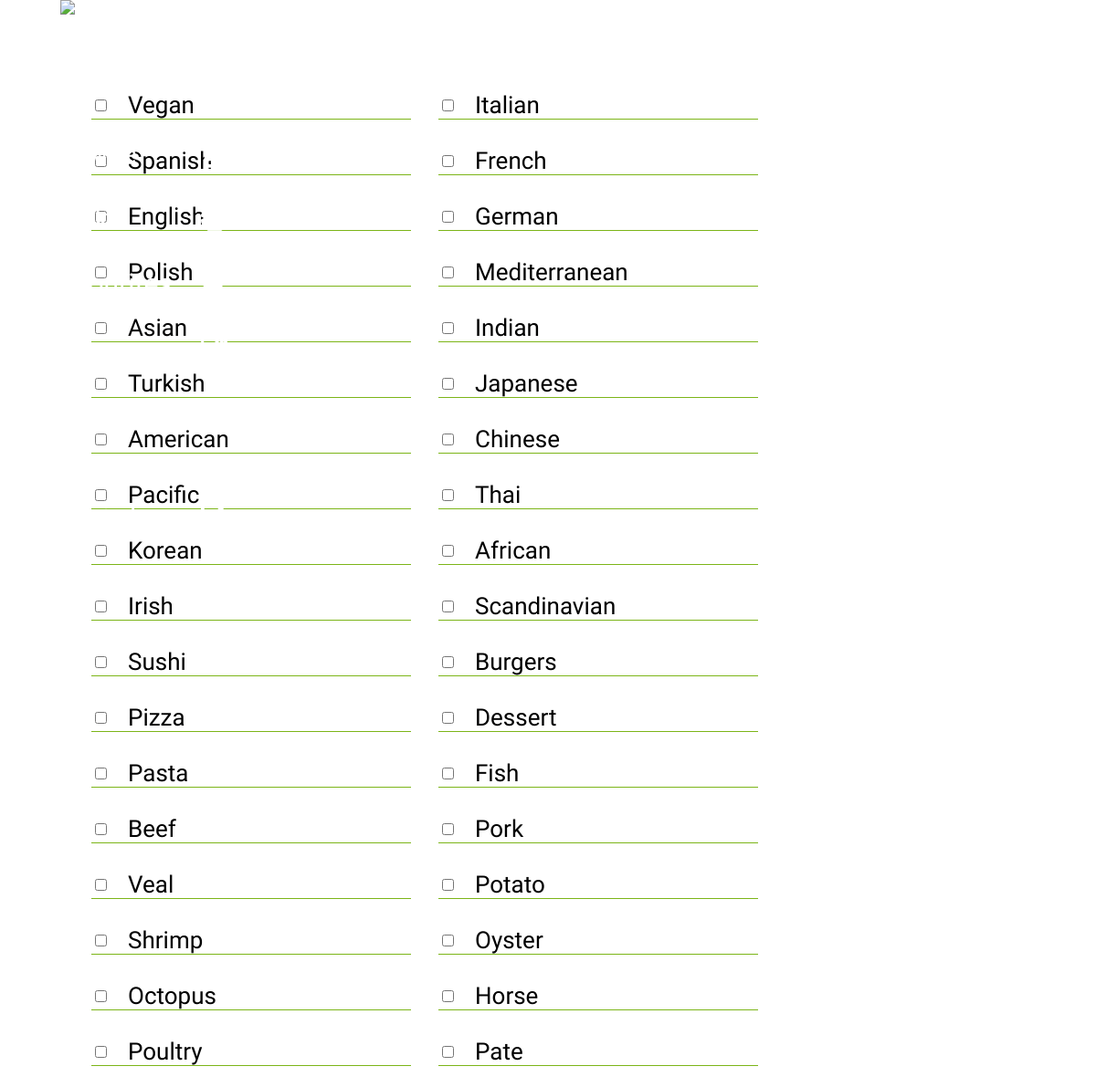
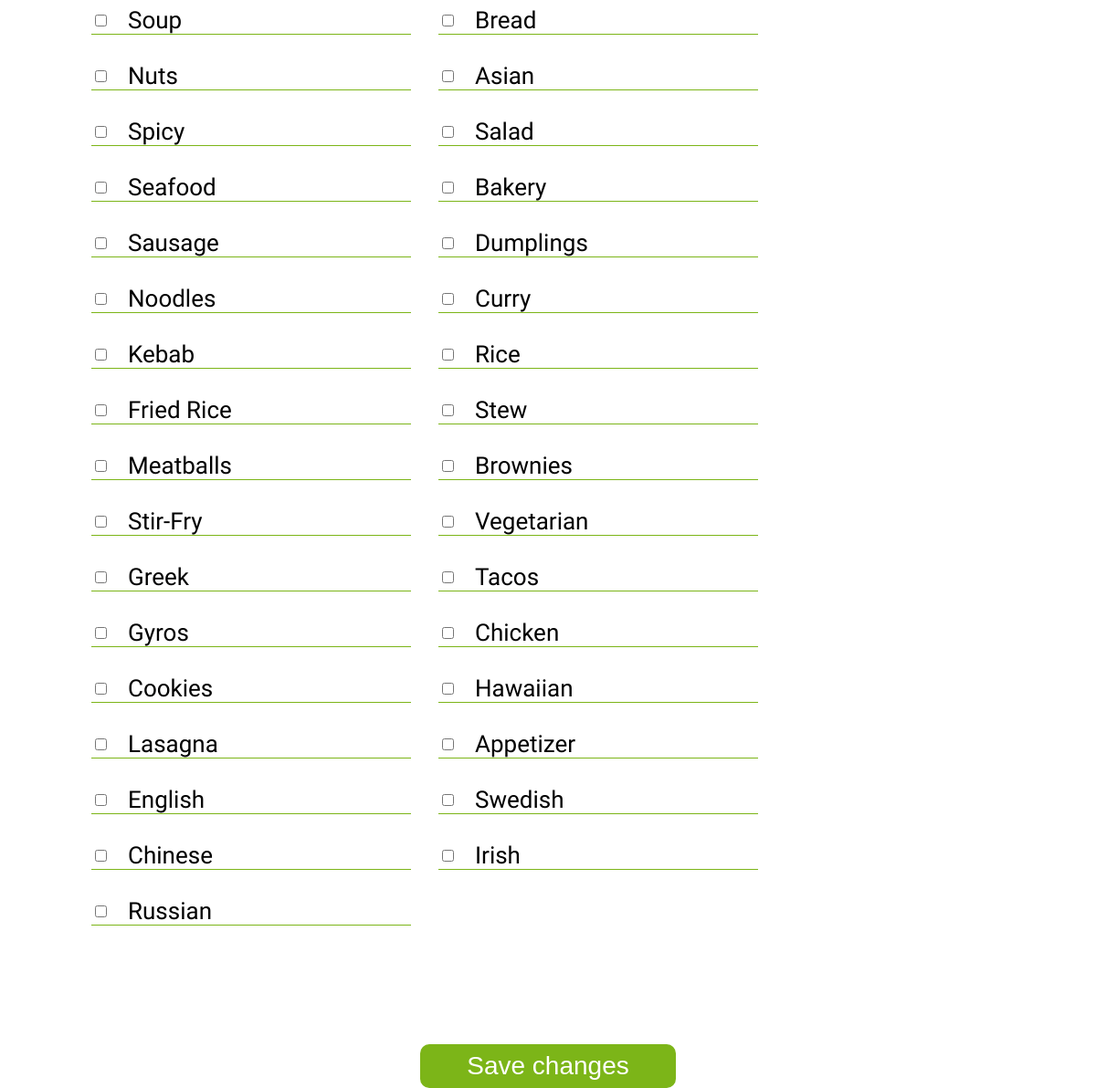
The page /Views/current_user_preferences.php (signed in) on the database its author committed (2 pictures, top to bottom).
### tables this page shows
CREATE TABLE `user_preferences` (
  `user_pref_id` int(11) NOT NULL,
  `user_id` int(11) NOT NULL,
  `preference` int(11) NOT NULL
);

CREATE TABLE `categories` (
  `category_id` int(11) NOT NULL,
  `category_name` longtext NOT NULL
);

### Classes/user_recipe_preferences_classes.php (called while the page is built, shortened)
<?php
class UserPreference extends Dbh
{
    private int $userId;
    public function __construct(int $userId)
    {
        $this->userId = $userId;
    }
    public function getPreferences(): array
    {
        $connection = $this->connect();
        $query = 'SELECT * FROM categories';
        $stmt = $connection->prepare($query);
        $stmt->execute();
        $categories = $stmt->fetchAll(PDO::FETCH_ASSOC);
        return $categories;
    }
    public function getUserPreferences(): array
    {
        $connection = $this->connect();
        $query = "SELECT preference FROM user_preferences WHERE user_id = :user_id";
        $stmt = $connection->prepare($query);
        $stmt->bindParam(':user_id',$this->userId, PDO::PARAM_INT);
        $stmt->execute();
        $preferences = $stmt->fetchAll(PDO::FETCH_ASSOC);
        return $preferences;
    }
}
?>

### Views/current_user_preferences.php (the view, shortened to what this page needs)
<?php require "nav.php" ?>
<link rel="stylesheet" href="CSS/current_user_preferences.css">
<main class="col-xs-12 col-sm-10 col-md-6 col-lg-11">
    <form method="POST" action="process_form.php">
        <section>
            <?php
            require_once '../Classes/user_recipe_preferences_classes.php';
            $userPreferences = new UserPreference($_SESSION['userid']);
            $categories = $userPreferences->getPreferences();
            $user_prefs = $userPreferences->getUserPreferences();
            $preferences_array = explode(', ', $user_prefs[0]['preference']);
            if (empty($categories)) {
                echo "No categories found!";
            } else {
                foreach ($categories as $category) {
                    $category_name = $category['category_name'];
                    $is_checked = in_array($category_name, $preferences_array);
            ?>
            <div class="preferences">
                <input type="checkbox" <?php if ($is_checked) echo 'checked="checked"'; ?> name="categories[]"
                    value="<?php echo $category['category_name']; ?>">
                <label><?php echo $category['category_name']; ?></label>
            </div>
            <?php
                }
            }
            ?>
        </section>
        <button class="save_changes_button" type="submit">Save changes</button>
    </form>
</main>

### Views/CSS/header.css (style rules this page uses)
body { margin:0; font-family: 'Inconsolata', monospace; min-height: 100svh; display:flex; flex-direction: row; gap:0; position: relative; }

### Views/CSS/body_grid.css (style rules this page uses)
@media screen and (min-width: 992px) { body { display: grid; grid-auto-columns: 1fr; grid-template-columns: 300px 1fr; grid-template-rows: 1fr; gap: 10px 0px; grid-template-areas: "nav main"; } }

### Views/CSS/_style.css (style rules this page uses)
body { margin: 0; font-family: 'Inconsolata', monospace; min-height: 100svh; display: flex; flex-wrap: wrap; flex-direction: row; gap: 0; position: relative; }
@media screen and (min-width: 992px) { body { display: grid; grid-auto-columns: 1fr; grid-template-columns: 300px 1fr; grid-template-rows: 1fr; gap: 10px 0px; grid-template-areas: "nav main"; } }
.save_changes_button { border: none; background-color: #7CB518; border-radius: 1rem; color: white; cursor: pointer; font-size: 20px; margin-top: 15px; padding: .5rem 1rem; }
@media screen and (min-width: 992px) { .save_changes_button { margin-top: 50px; justify-self: center; } }

### Views/CSS/current_user_preferences.css (style rules this page uses)
body { display: flex; flex-wrap: wrap; }
main form { display: flex; flex-direction: column; align-items: center; justify-content: center; }
section { padding:100px; display: flex; align-items: center; flex-wrap: wrap; gap:30px; justify-content: flex-start; }
.preferences { font-size: 26px; display: flex; justify-content: flex-start; gap:20px; align-items: center; width:min(350px,80%); border-bottom: 1px solid #7CB518; }
.save_changes_button { border: none; width: 280px; background-color: #7CB518; border-radius: 10px; color:white; font-size: 28px; cursor: pointer; margin-top: 30px; }

### rows shown on the page
categories: category_name "Italian"
categories: category_name "French"
categories: category_name "German"
categories: category_name "Mediterranean"
categories: category_name "Indian"
categories: category_name "Japanese"
categories: category_name "Chinese"
categories: category_name "Thai"
categories: category_name "African"
categories: category_name "Scandinavian"
categories: category_name "Burgers"
categories: category_name "Dessert"
categories: category_name "Fish"
categories: category_name "Pork"
categories: category_name "Potato"
categories: category_name "Oyster"
categories: category_name "Horse"
categories: category_name "Pate"
categories: category_name "Bread"
categories: category_name "Asian"
categories: category_name "Salad"
categories: category_name "Bakery"
categories: category_name "Dumplings"
categories: category_name "Curry"
categories: category_name "Rice"
categories: category_name "Stew"
categories: category_name "Brownies"
categories: category_name "Vegetarian"
categories: category_name "Tacos"
categories: category_name "Chicken"
categories: category_name "Hawaiian"
categories: category_name "Appetizer"
categories: category_name "Swedish"
categories: category_name "Irish"
